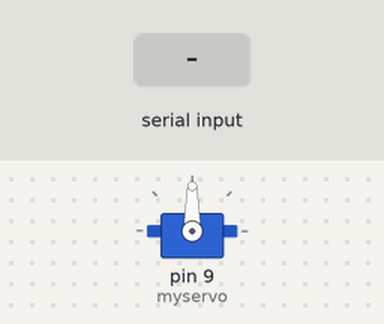
Bench run of a sketch on a simulated Arduino Uno, built with avr-gcc and run on an emulated ATmega328P. On the bench: servo. The inputs (shaded band) are chosen by the test bench.

Above: at 1.2 s.
1.3 s: "L" received over Serial
At 2.3 s:
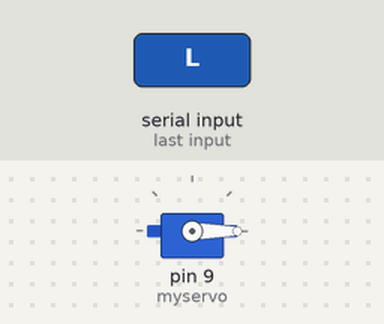
2.8 s: "R" received over Serial
At 3.4 s:
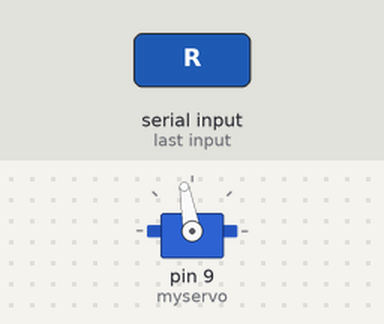
4.3 s: "R" received over Serial
At 4.6 s:
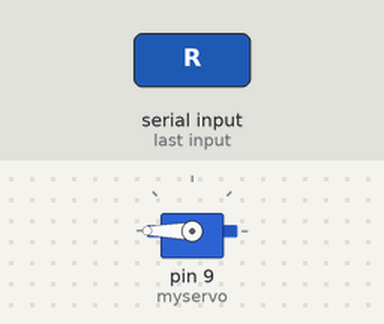
5.8 s: "C" received over Serial
At 6.9 s:
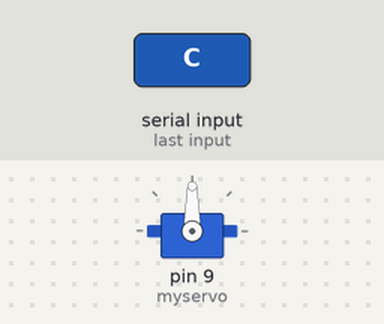
Timing chart, 0 to 8.3 s (numbered marks = the images above; inputs shaded):
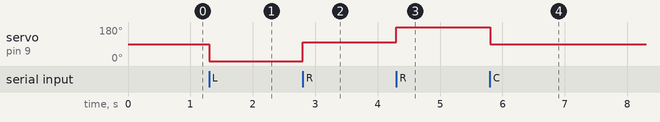

Measured:
- after the input at 1.3 s, servo on pin 9 (myservo): 90° → 0° at once
- after the input at 2.8 s, servo on pin 9 (myservo): 0° → 100° at once
- after the input at 4.3 s, servo on pin 9 (myservo): 100° → 180° at once
- after the input at 5.8 s, servo on pin 9 (myservo): 180° → 90° at once

The sketch:

servo.ino
```cpp
#include <Servo.h>

Servo myservo;
int pos = 90; // Initialize the servo at the center position

void setup() {
    myservo.attach(9); // Attach the servo to pin D9
    Serial.begin(9600); // Initialize serial communication
}

void loop() {
    if (Serial.available() > 0) {
        char command = Serial.read();
        if (command == 'L') {
            // Move servo to the left
            pos = max(0, pos - 100);
        } else if (command == 'R') {
            // Move servo to the right
            pos = min(180, pos + 100);
        } else if (command == 'C') {
            // Center the servo
            pos = 90;
        }
        myservo.write(pos);
        delay(15); // Allow the servo to reach the desired position
    }
}
```
